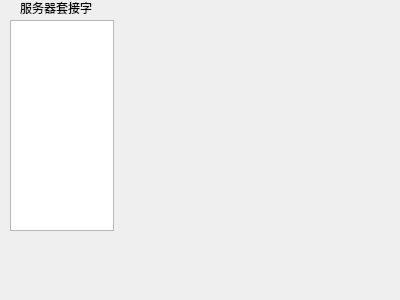
<?xml version="1.0" encoding="UTF-8"?>
<ui version="4.0">
 <class>Widget</class>
 <widget class="QWidget" name="Widget">
  <property name="geometry">
   <rect>
    <x>0</x>
    <y>0</y>
    <width>400</width>
    <height>300</height>
   </rect>
  </property>
  <property name="windowTitle">
   <string>Widget</string>
  </property>
  <widget class="QTextEdit" name="textEdit">
   <property name="geometry">
    <rect>
     <x>10</x>
     <y>20</y>
     <width>104</width>
     <height>211</height>
    </rect>
   </property>
  </widget>
  <widget class="QLabel" name="label">
   <property name="geometry">
    <rect>
     <x>20</x>
     <y>0</y>
     <width>81</width>
     <height>16</height>
    </rect>
   </property>
   <property name="text">
    <string>服务器套接字</string>
   </property>
  </widget>
 </widget>
 <layoutdefault spacing="6" margin="11"/>
 <resources/>
 <connections/>
</ui>
